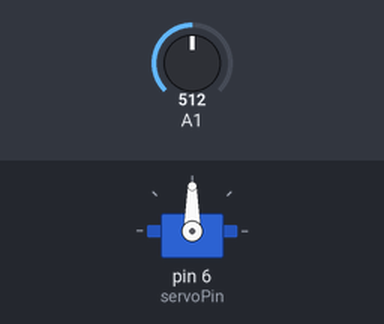
A sketch run on a simulated Arduino Uno, built with avr-gcc and run on an emulated ATmega328P. Shown: servo. The inputs (shaded band) are chosen by the test bench; at power-on: A1 = 512.

Above: at 1.2 s.
1.3 s: A1 set to 716
At 2.5 s:
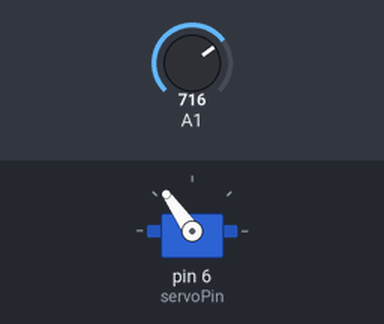
2.8 s: A1 set to 900
At 3.6 s:
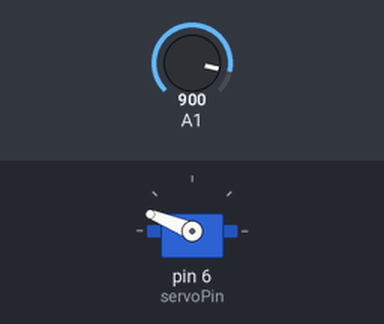
4.3 s: A1 set to 1023
At 5.0 s:
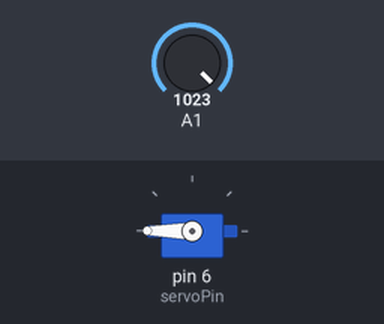
5.8 s: A1 set to 306
At 7.0 s:
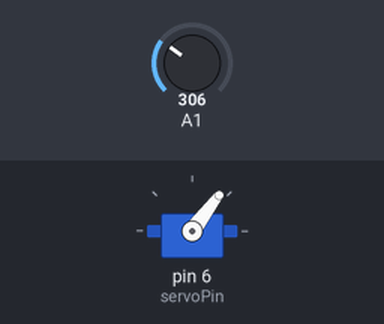
7.3 s: A1 set to 122
At 8.5 s:
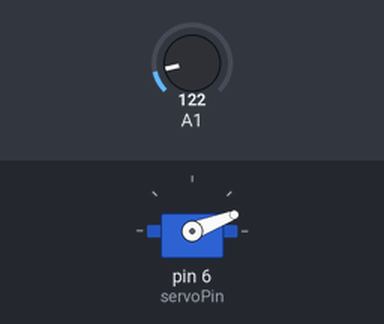
Timing chart, 0 to 9.8 s (numbered marks = the images above; inputs shaded):
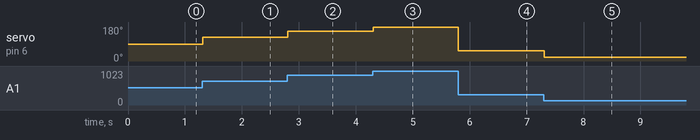

The sketch:

robotic_with_potentiometer.ino
```cpp
#include <Servo.h>
Servo myPointer;

int val;
int servoPin = 6;


void setup() {
  // put your setup code here, to run once:
myPointer.attach(servoPin);
}

void loop() {
  // put your main code here, to run repeatedly:
val = analogRead(1);
val = map(val, 0, 1023, 0, 180);
myPointer.write(val);
delay(15);
}
```

Measured:
- after the input at 1.3 s, servo on pin 6 (servoPin): 90° → 125° at once
- after the input at 2.8 s, servo on pin 6 (servoPin): 125° → 158° at once
- after the input at 4.3 s, servo on pin 6 (servoPin): 158° → 180° at once
- after the input at 5.8 s, servo on pin 6 (servoPin): 180° → 53° at once
- after the input at 7.3 s, servo on pin 6 (servoPin): 53° → 21° at once
